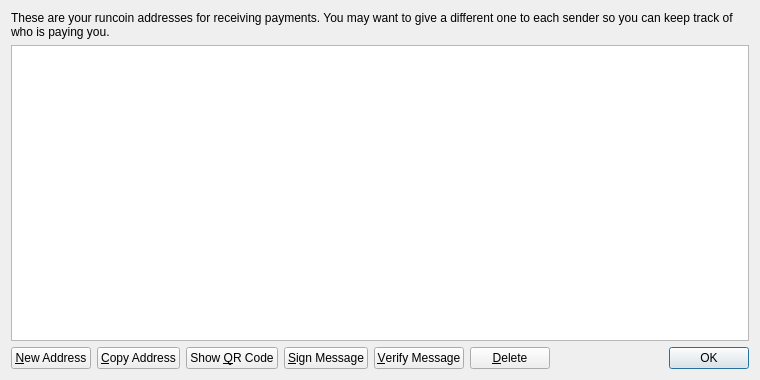
<?xml version="1.0" encoding="UTF-8"?>
<ui version="4.0">
 <class>AddressBookPage</class>
 <widget class="QWidget" name="AddressBookPage">
  <property name="geometry">
   <rect>
    <x>0</x>
    <y>0</y>
    <width>760</width>
    <height>380</height>
   </rect>
  </property>
  <property name="windowTitle">
   <string>Address Book</string>
  </property>
  <layout class="QVBoxLayout" name="verticalLayout">
   <item>
    <widget class="QLabel" name="labelExplanation">
     <property name="text">
      <string>These are your runcoin addresses for receiving payments. You may want to give a different one to each sender so you can keep track of who is paying you.</string>
     </property>
     <property name="textFormat">
      <enum>Qt::PlainText</enum>
     </property>
     <property name="wordWrap">
      <bool>true</bool>
     </property>
    </widget>
   </item>
   <item>
    <widget class="QTableView" name="tableView">
     <property name="contextMenuPolicy">
      <enum>Qt::CustomContextMenu</enum>
     </property>
     <property name="toolTip">
      <string>Double-click to edit address or label</string>
     </property>
     <property name="tabKeyNavigation">
      <bool>false</bool>
     </property>
     <property name="alternatingRowColors">
      <bool>true</bool>
     </property>
     <property name="selectionMode">
      <enum>QAbstractItemView::SingleSelection</enum>
     </property>
     <property name="selectionBehavior">
      <enum>QAbstractItemView::SelectRows</enum>
     </property>
     <property name="sortingEnabled">
      <bool>true</bool>
     </property>
     <attribute name="verticalHeaderVisible">
      <bool>false</bool>
     </attribute>
    </widget>
   </item>
   <item>
    <layout class="QHBoxLayout" name="horizontalLayout">
     <item>
      <widget class="QPushButton" name="newAddressButton">
       <property name="toolTip">
        <string>Create a new address</string>
       </property>
       <property name="text">
        <string>&amp;New Address</string>
       </property>
       <property name="icon">
        <iconset resource="../bitcoin.qrc">
         <normaloff>:/icons/add</normaloff>:/icons/add</iconset>
       </property>
      </widget>
     </item>
     <item>
      <widget class="QPushButton" name="copyToClipboard">
       <property name="toolTip">
        <string>Copy the currently selected address to the system clipboard</string>
       </property>
       <property name="text">
        <string>&amp;Copy Address</string>
       </property>
       <property name="icon">
        <iconset resource="../bitcoin.qrc">
         <normaloff>:/icons/editcopy</normaloff>:/icons/editcopy</iconset>
       </property>
      </widget>
     </item>
     <item>
      <widget class="QPushButton" name="showQRCode">
       <property name="text">
        <string>Show &amp;QR Code</string>
       </property>
       <property name="icon">
        <iconset resource="../bitcoin.qrc">
         <normaloff>:/icons/qrcode</normaloff>:/icons/qrcode</iconset>
       </property>
      </widget>
     </item>
     <item>
      <widget class="QPushButton" name="signMessage">
       <property name="toolTip">
        <string>Sign a message to prove you own a Bitcoin address</string>
       </property>
       <property name="text">
        <string>&amp;Sign Message</string>
       </property>
       <property name="icon">
        <iconset resource="../bitcoin.qrc">
         <normaloff>:/icons/edit</normaloff>:/icons/edit</iconset>
       </property>
      </widget>
     </item>
     <item>
      <widget class="QPushButton" name="verifyMessage">
       <property name="toolTip">
        <string>Verify a message to ensure it was signed with a specified Bitcoin address</string>
       </property>
       <property name="text">
        <string>&amp;Verify Message</string>
       </property>
       <property name="icon">
        <iconset resource="../bitcoin.qrc">
         <normaloff>:/icons/transaction_0</normaloff>:/icons/transaction_0</iconset>
       </property>
      </widget>
     </item>
     <item>
      <widget class="QPushButton" name="deleteButton">
       <property name="toolTip">
        <string>Delete the currently selected address from the list. Only sending addresses can be deleted.</string>
       </property>
       <property name="text">
        <string>&amp;Delete</string>
       </property>
       <property name="icon">
        <iconset resource="../bitcoin.qrc">
         <normaloff>:/icons/remove</normaloff>:/icons/remove</iconset>
       </property>
      </widget>
     </item>
     <item>
      <spacer name="horizontalSpacer">
       <property name="orientation">
        <enum>Qt::Horizontal</enum>
       </property>
       <property name="sizeHint" stdset="0">
        <size>
         <width>40</width>
         <height>20</height>
        </size>
       </property>
      </spacer>
     </item>
     <item>
      <widget class="QDialogButtonBox" name="buttonBox">
       <property name="sizePolicy">
        <sizepolicy hsizetype="Maximum" vsizetype="Fixed">
         <horstretch>0</horstretch>
         <verstretch>0</verstretch>
        </sizepolicy>
       </property>
       <property name="standardButtons">
        <set>QDialogButtonBox::Ok</set>
       </property>
      </widget>
     </item>
    </layout>
   </item>
  </layout>
 </widget>
 <resources>
  <include location="../bitcoin.qrc"/>
 </resources>
 <connections/>
</ui>
